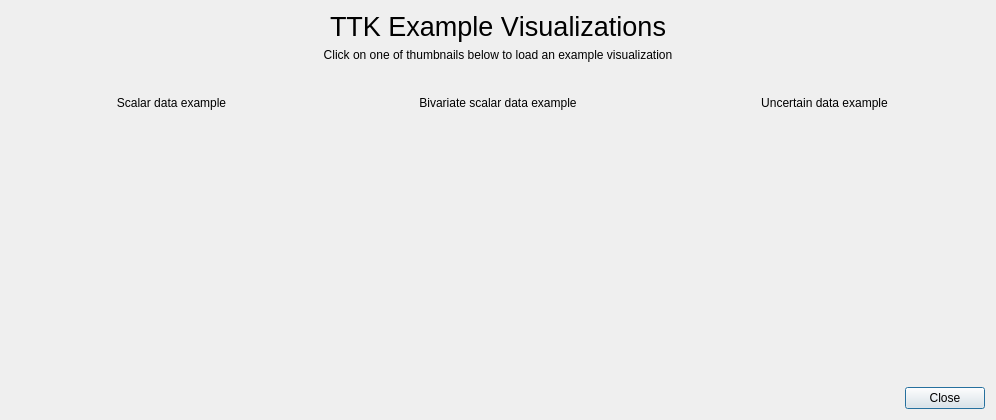
<?xml version="1.0" encoding="UTF-8"?>
<ui version="4.0">
 <class>pqExampleVisualizationsDialog</class>
 <widget class="QDialog" name="pqExampleVisualizationsDialog">
  <property name="geometry">
   <rect>
    <x>0</x>
    <y>0</y>
    <width>996</width>
    <height>420</height>
   </rect>
  </property>
  <property name="windowTitle">
   <string>TTK Example Visualizations</string>
  </property>
  <layout class="QGridLayout" name="gridLayout">
   <item row="1" column="0" colspan="3">
    <widget class="QLabel" name="label">
     <property name="text">
      <string>&lt;html&gt;&lt;head/&gt;&lt;body&gt;&lt;p align=&quot;center&quot;&gt;Click on one of thumbnails below to load an example visualization&lt;/p&gt;&lt;/body&gt;&lt;/html&gt;</string>
     </property>
    </widget>
   </item>
   <item row="0" column="0" colspan="3">
    <widget class="QLabel" name="titleLabel">
     <property name="font">
      <font>
       <pointsize>20</pointsize>
       <italic>false</italic>
       <strikeout>false</strikeout>
       <kerning>false</kerning>
      </font>
     </property>
     <property name="text">
      <string>TTK Example Visualizations</string>
     </property>
     <property name="alignment">
      <set>Qt::AlignCenter</set>
     </property>
    </widget>
   </item>
   <item row="3" column="0">
    <widget class="QLabel" name="Example1Description">
     <property name="text">
      <string>Scalar data example</string>
     </property>
     <property name="alignment">
      <set>Qt::AlignHCenter|Qt::AlignTop</set>
     </property>
     <property name="wordWrap">
      <bool>true</bool>
     </property>
    </widget>
   </item>
   <item row="8" column="0" colspan="3">
    <widget class="QDialogButtonBox" name="buttonBox">
     <property name="orientation">
      <enum>Qt::Horizontal</enum>
     </property>
     <property name="standardButtons">
      <set>QDialogButtonBox::Close</set>
     </property>
    </widget>
   </item>
   <item row="3" column="1">
    <widget class="QLabel" name="Example2Description">
     <property name="text">
      <string>Bivariate scalar data example</string>
     </property>
     <property name="alignment">
      <set>Qt::AlignHCenter|Qt::AlignTop</set>
     </property>
     <property name="wordWrap">
      <bool>true</bool>
     </property>
    </widget>
   </item>
   <item row="3" column="2">
    <widget class="QLabel" name="Example3Description">
     <property name="text">
      <string>Uncertain data example</string>
     </property>
     <property name="alignment">
      <set>Qt::AlignHCenter|Qt::AlignTop</set>
     </property>
     <property name="wordWrap">
      <bool>true</bool>
     </property>
    </widget>
   </item>
   <item row="2" column="0">
    <widget class="QPushButton" name="Example1Button">
     <property name="text">
      <string/>
     </property>
     <property name="icon">
      <iconset>
       <normalon>:/pqApplicationComponents/Thumbnails/Example1.png</normalon>
      </iconset>
     </property>
     <property name="iconSize">
      <size>
       <width>300</width>
       <height>225</height>
      </size>
     </property>
     <property name="flat">
      <bool>true</bool>
     </property>
    </widget>
   </item>
   <item row="2" column="1">
    <widget class="QPushButton" name="Example2Button">
     <property name="text">
      <string/>
     </property>
     <property name="icon">
      <iconset>
       <normalon>:/pqApplicationComponents/Thumbnails/Example2.png</normalon>
      </iconset>
     </property>
     <property name="iconSize">
      <size>
       <width>300</width>
       <height>225</height>
      </size>
     </property>
     <property name="flat">
      <bool>true</bool>
     </property>
    </widget>
   </item>
   <item row="2" column="2">
    <widget class="QPushButton" name="Example3Button">
     <property name="text">
      <string/>
     </property>
     <property name="icon">
      <iconset resource="../pqApplicationComponents.qrc">
       <normaloff>:/pqApplicationComponents/Thumbnails/Example3.png</normaloff>:/pqApplicationComponents/Thumbnails/Example3.png</iconset>
     </property>
     <property name="iconSize">
      <size>
       <width>300</width>
       <height>225</height>
      </size>
     </property>
     <property name="flat">
      <bool>true</bool>
     </property>
    </widget>
   </item>
   <item row="6" column="0">
    <spacer name="verticalSpacer">
     <property name="orientation">
      <enum>Qt::Vertical</enum>
     </property>
     <property name="sizeHint" stdset="0">
      <size>
       <width>20</width>
       <height>40</height>
      </size>
     </property>
    </spacer>
   </item>
  </layout>
 </widget>
 <tabstops>
  <tabstop>Example1Button</tabstop>
  <tabstop>Example2Button</tabstop>
  <tabstop>Example3Button</tabstop>
  <tabstop>buttonBox</tabstop>
 </tabstops>
 <resources>
  <include location="../pqApplicationComponents.qrc"/>
 </resources>
 <connections>
  <connection>
   <sender>buttonBox</sender>
   <signal>accepted()</signal>
   <receiver>pqExampleVisualizationsDialog</receiver>
   <slot>accept()</slot>
   <hints>
    <hint type="sourcelabel">
     <x>500</x>
     <y>348</y>
    </hint>
    <hint type="destinationlabel">
     <x>500</x>
     <y>185</y>
    </hint>
   </hints>
  </connection>
  <connection>
   <sender>buttonBox</sender>
   <signal>rejected()</signal>
   <receiver>pqExampleVisualizationsDialog</receiver>
   <slot>reject()</slot>
   <hints>
    <hint type="sourcelabel">
     <x>500</x>
     <y>348</y>
    </hint>
    <hint type="destinationlabel">
     <x>500</x>
     <y>185</y>
    </hint>
   </hints>
  </connection>
 </connections>
</ui>
